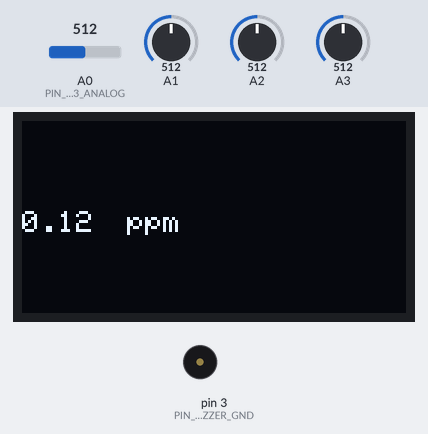
A sketch run on a simulated Arduino Uno, built with avr-gcc and run on an emulated ATmega328P. On the bench: 128×64 one-colour display, buzzer (waves = sounding, pin HIGH). Inputs (shaded band) come from the test bench; at power-on: A0 (PIN_NH3_ANALOG) = 512, A1 = 512, A2 = 512, A3 = 512. What the sketch prints to the serial monitor is not drawn.

Above: at 3.2 s.
3.3 s: A0 (PIN_NH3_ANALOG) set to 358
At 4.9 s:
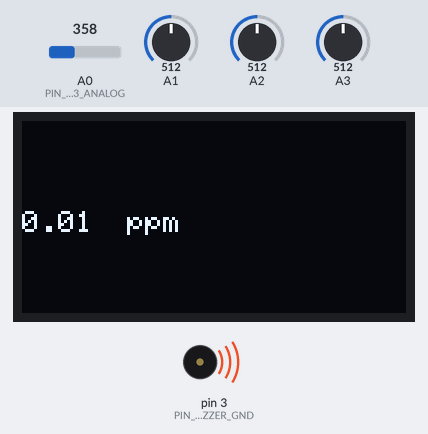
6.0 s: A0 (PIN_NH3_ANALOG) set to 341
At 7.6 s:
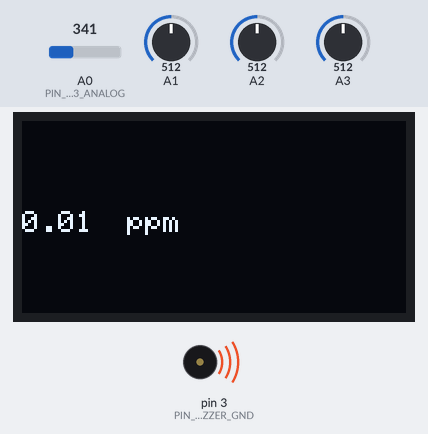
12.0 s: A0 (PIN_NH3_ANALOG) set to 716
At 13.8 s:
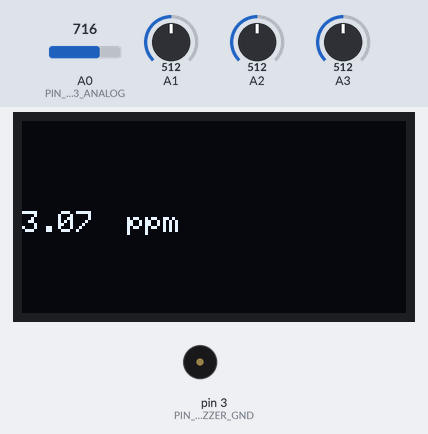
14.7 s: A0 (PIN_NH3_ANALOG) set to 306
At 17.1 s:
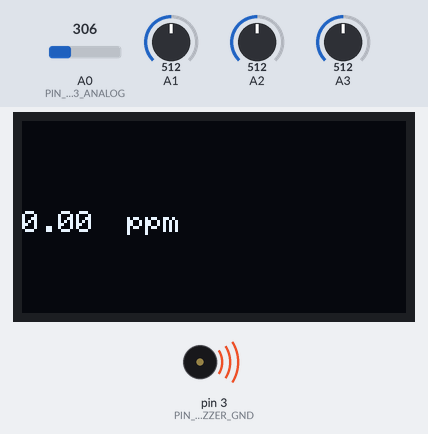
17.5 s: A0 (PIN_NH3_ANALOG) set to 360
At 20.3 s:
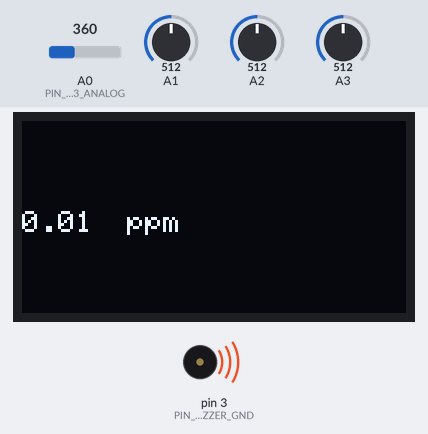
Timing chart, 0 to 24.5 s (numbered marks = the images above; inputs shaded):
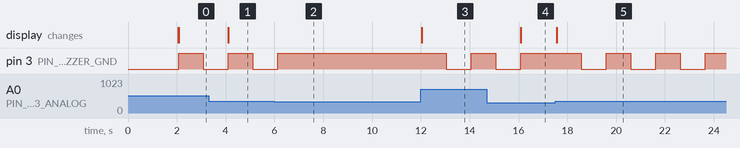

The sketch:

NH3_detector.ino
```cpp
const int PIN_BUZZER_GND = 3; // when this pin is LOW, it buzzes
const int PIN_NH3_ANALOG = A0; // analogRead() this pin.

// The pins for I2C are defined by the Wire-library.
// On an arduino UNO:       A4(SDA), A5(SCL)
#include "OLED.h"

//========== Adopted from: https://www.instructables.com/MQ137-PPM-Sensor/ =============================
const float m = -0.263; //Slope
const float b = 0.42; //Y-Intercept
const float R0 = 2.19; //Sensor Resistance in fresh air from previous code
//^^^^^^^^^^ Adopted from: https://www.instructables.com/MQ137-PPM-Sensor/ ^^^^^^^^^^^^^^^^^^^^^^^^^^^^^^^^

void setup() {

  Serial.begin(9600);
  oled_setup();
  pinMode(PIN_BUZZER_GND, OUTPUT);    // sets the digital pin 13 as output
  pinMode(PIN_NH3_ANALOG, INPUT);    // sets the digital pin 13 as output

}


void loop() {
  //  read_NH3_analog();
  alert_at_detection();
}

void alert_at_detection() {
  if (read_NH3_analog() > 350) {
    digitalWrite(PIN_BUZZER_GND, HIGH);
    delay(1000);
    digitalWrite(PIN_BUZZER_GND, LOW);
    delay(1000);
  }
  else {
    digitalWrite(3, HIGH);
  }
}

int read_NH3_analog() {
  display.clearDisplay();


  //========== Adopted from: https://www.instructables.com/MQ137-PPM-Sensor/ =============================float sensor_volt; //Define variable for sensor voltage
  float RS_gas; //Define variable for sensor resistance
  float ratio; //Define variable for ratio
  float sensor_volt;

  float sensorValue = analogRead(PIN_NH3_ANALOG); //Read analog values of sensor
  sensor_volt = sensorValue * (5.0 / 1023.0); //Convert analog values to voltage
  RS_gas = ((5.0 * 10.0) / sensor_volt) - 10.0; //Get value of RS in a gas
  ratio = RS_gas / R0; // Get ratio RS_gas/RS_air

  double ppm_log = (log10(ratio) - b) / m; //Get ppm value in linear scale according to the the ratio value
  double ppm = pow(10, ppm_log); //Convert ppm value to log scale
  double percentage = ppm / 10000; //Convert to percentage
  int PotSP = analogRead(A1);
  int Zero = analogRead(A2);
  int Spam = analogRead(A3);
  double ppmsp;
  double zerotrim;


  Serial.print("analogRead(PIN_NH3_ANALOG):");

  Serial.println(String(ppm - zerotrim) + " ppm");


  display.setCursor(0, 30);
  display.println(ppm - zerotrim);

    // Display static text
  display.setCursor(35, 30);
  display.println("ppm" );


  //^^^^^^^^^^^^^^ Adopted from: https://www.instructables.com/MQ137-PPM-Sensor/ ^^^^^^^^^^^^^^^^^^^^^^^^^^


  display.display();

  return sensorValue;
}
```

OLED.h
```cpp
#include <Wire.h>
#include <Adafruit_GFX.h>
#include <Adafruit_SSD1306.h>

#define SCREEN_WIDTH 128 // OLED display width, in pixels
#define SCREEN_HEIGHT 64 // OLED display height, in pixels

// Declaration for an SSD1306 display connected to I2C (SDA, SCL pins)
// The pins for I2C are defined by the Wire-library.
// On an arduino UNO:       A4(SDA), A5(SCL)
Adafruit_SSD1306 display(SCREEN_WIDTH, SCREEN_HEIGHT, &Wire, -1);

void oled_setup()
{
    if (!display.begin(SSD1306_SWITCHCAPVCC, 0x3C))
    { // Address 0x3D for 128x64
        Serial.println(F("SSD1306 allocation failed"));
        for (;;)
            ;
    }
    delay(2000);
    display.clearDisplay();

    display.setTextSize(1);
    display.setTextColor(WHITE);
    display.setCursor(0, 10);
    // Display static text
    display.println("Hello, world!");
    display.display();
}
```

Measured:
- the behaviour switches between 351 and 350 on A0 (PIN_NH3_ANALOG) (found by bisection; images 1 and 2)
- after the input at 3.3 s, the display: changes after 0.82 s (image 1)
- after the input at 6.0 s, pin 3 (PIN_BUZZER_GND): goes on until 6.1 s, then stays HIGH
- after the input at 12.0 s, pin 3 (PIN_BUZZER_GND): HIGH → LOW after 1.0 s, → HIGH 1.0 s later; the display: changes at once (image 3)
- after the input at 14.7 s, pin 3 (PIN_BUZZER_GND): goes on until 16.1 s, then stays HIGH; the display: changes after 1.4 s (image 4)
- after the input at 17.5 s, pin 3 (PIN_BUZZER_GND): alternates HIGH for 1.0 s and LOW for 1.0 s, starting after 1.1 s; the display: changes after 0.07 s (image 5)
